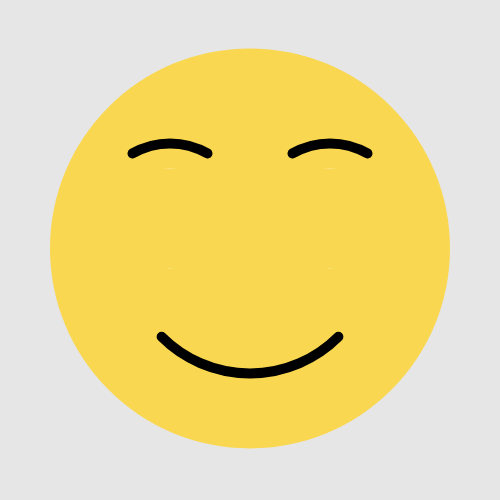
Frame 1 (no input)
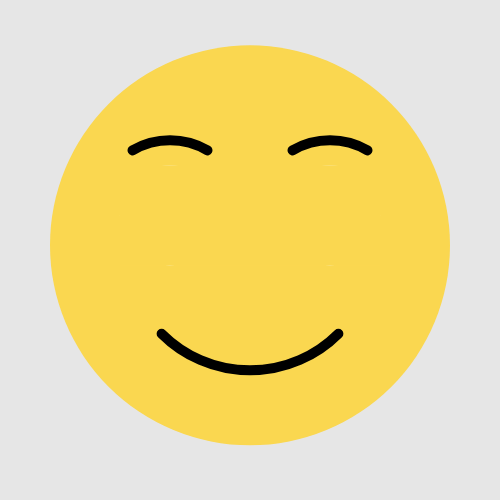
Frame 60 (no input)
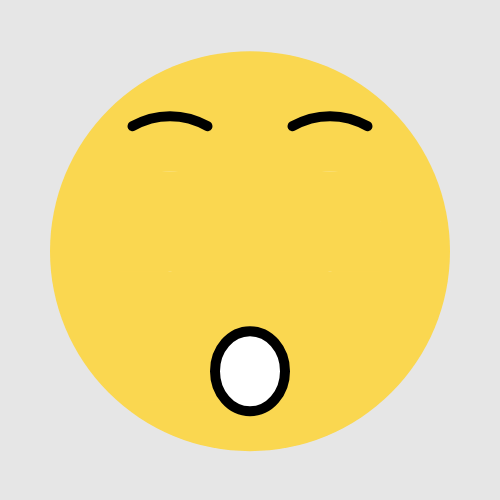
Frame 120 (the mouse pressed at the canvas centre since frame 60)

The p5.js sketch that drew these frames (run headless with seeded random() and noise() and a simulated clock; from frame 60 on, the mouse is pressed at the canvas centre):

// p5.js sketch
// ── sketch.js
//
//Title           : Face Animation
//Name            : 김상범(Sangbeom Kim)
//Assignment Name : cs099 Animate A Face Assignment
//Course Number   : cs099s20
//Term & Year     : Spring 2020
//

var X = 250
var Y = 250
var eyex1 = -80
var eyex2 = 80
var eyes1 = 100
var eyes2 = 100
var eyey = -30
var pupilx1 = 0
var pupilx2 = 0
var pupily = 0
var pupils1 = 50
var pupils2 = 50
var browy = 0
var blink = 100
var mouthX = 0
var mouthY = 0
var b = false
var c = false
var m = false
var n = false
var o = false
var p = false
var q = false
var r = false
var pm1 = false
var pm2 = false
var pm3 = false
var pm4 = false
var pm5 = false
var pm6 = false
var pm7 = false
var pm8 = false
var pm9 = false
var pm10 = false
var pm11 = false
var pm12 = false
var t = 0
var s = 0
var R = 250

function setup() {
  createCanvas(500, 500);
  Text1 = createP()
  Text2 = createP()
}

function draw() {
  background(230);
  noStroke()
  if (mouseIsPressed) {
    eyex1 = -80
    eyex2 = 80
    eyes1 = 100
    eyes2 = 100
    eyey = -30
    pupilx1 = 0
    pupilx2 = 0
    pupily = 0
    pupils1 = 50
    pupils2 = 50
    mouthX = 0
    mouthY = 0
    t = t + 1 * deltaTime
    if (t >= 1000 * PI) {
      t = 0
    }
    if (t == 0) {
      b = true
      c = true
    }
    if (b == true) {
      if (c == true && blink < 150) {
        blink = blink + 10
        if (blink >= 150) {
          c = false
        }
      } else {
        blink = blink - 10
        if (blink <= 0) {
          b = false
        }
      }
    }
    s = s + 1
    if (s > 900) {
      s = 0
    }
    if (browy > -30){
      browy = browy - 10
    }
    else {
      browy = browy
    }
    Y = map(sin(t / 500), 1, -1, 245, 252)
    push()
    fill(R, 215, 80)
    circle(X, Y, 400)
    pop()
    push()
    translate(X, Y)
    fill(255)
    ellipse(eyex1, eyey, eyes1, 100)
    ellipse(eyex2, eyey, eyes2, 100)
    pop()
    push()
    fill(0)
    translate(X, Y)
    translate(eyex1, eyey)
    ellipse(pupilx1, pupily, pupils1, 50)
    noFill()
    stroke(0)
    strokeWeight(10)
    arc(0, browy, 150, 150, PI + PI * 1 / 3, PI + PI * 2 / 3)
    pop()
    push()
    fill(0)
    translate(X, Y)
    translate(eyex2, eyey)
    ellipse(pupilx2, pupily, pupils2, 50)
    noFill()
    stroke(0)
    strokeWeight(10)
    arc(0, browy, 150, 150, PI + PI * 1 / 3, PI + PI * 2 / 3)
    pop()
    push()
    fill(R, 215, 80)
    translate(X, Y)
    rect((eyex1 + eyex2) / 2 - 130, eyey - 50, 260, blink)
    pop()
    push()
    noFill()
    stroke(0)
    strokeWeight(10)
    translate(X, Y)
    arc(mouthX, mouthY, 250, 250, PI * 1 / 4, PI * 3 / 4)
    pop()
    push()
    fill(R, 215, 80)
    rect(X - 100, Y + 50, 200, 100)
    pop()
    push()
    stroke(0)
    strokeWeight(10)
    fill(255)
    ellipse(X, Y + 120, 70, 80)
  } else {
    t = t + 1 * deltaTime
    if (t >= 1000 * PI) {
      t = 0
    }
    if (t == 0) {
      b = true
      c = true
    }
    if (b == true) {
      if (c == true && blink < 150) {
        blink = blink + 10
        if (blink >= 150) {
          c = false
        }
      } else {
        blink = blink - 10
        if (blink <= 0) {
          b = false
        }
      }
    }
    s = s + 1
    if (s > 900) {
      s = 0
    }
    if (s == 200) {
      m = true
      n = true
    }
    if (m == true) {
      if (n == true && eyey > -70) {
        eyey = eyey - 1
        eyex1 = eyex1 - 0.5
        eyex2 = eyex2 - 0.5
        mouthX = mouthX - 0.5
        mouthY = mouthY - 0.5
        eyes1 = eyes1 - 0.1
        pupils1 = pupils1 - 0.1
        browy = browy - 0.5
        if (eyey <= -70) {
          n = false
        }
      }
    }
    if (s == 500) {
      o = true
      p = true
    }
    if (o == true) {
      if (p == true && eyey < -10) {
        eyey = eyey + 1
        eyex1 = eyex1 + 1
        eyex2 = eyex2 + 1
        mouthX = mouthX + 0.8
        mouthY = mouthY + 0.8
        eyes1 = eyes1 + 2 / 30
        pupils1 = pupils1 + 2 / 30
        eyes2 = eyes2 - 2 / 30
        pupils2 = pupils2 - 2 / 30
        browy = browy + 0.45
        if (eyey >= -10) {
          p = false
        }
      }
    }
    if (s == 800) {
      q = true
      r = true
    }
    if (q == true) {
      if (r == true && eyey > -30) {
        eyey = eyey - 1
        eyex1 = eyex1 - 2
        eyex2 = eyex2 - 2
        mouthX = mouthX - 1.41
        mouthY = mouthY - 1.41
        eyes2 = eyes2 + 0.2
        pupils2 = pupils2 + 0.2
        browy = browy - 0.32
        if (eyey <= -30) {
          eyes2 = 100
          pupils2 = 50
          mouthX = 0
          mouthY = 0
          browy = 0
          r = false
        }
      }
    }
    if (s == 190) {
      pm1 = true
      pm2 = true
    }
    if (pm1 == true) {
      if (pm2 == true && pupily > -20) {
        pupily = pupily - 1
        pupilx1 = pupilx1 - 0.2
        pupilx2 = pupilx2 - 0.2
      }
      if (pupily <= -20) {
        pm2 = false
      }
    }
    if (s == 350) {
      pm3 = true
      pm4 = true
    }
    if (pm3 == true) {
      if (pm4 == true && pupily < -5) {
        pupily = pupily + 1
        pupilx1 = pupilx1 - 1.2
        pupilx2 = pupilx2 - 1.2
      }
      if (pupily >= -5) {
        pm4 = false
      }
    }
    if (s == 510) {
      pm5 = true
      pm6 = true
    }
    if (pm5 == true) {
      if (pm6 == true && pupily < 20) {
        pupily = pupily + 1
        pupilx1 = pupilx1 + 1.2
        pupilx2 = pupilx2 + 1.2
      }
      if (pupily >= 20) {
        pm6 = false
      }
    }
    if (s == 650) {
      pm7 = true
      pm8 = true
    }
    if (pm7 == true) {
      if (pm8 == true && pupily > 5) {
        pupily = pupily - 1
        pupilx1 = pupilx1 + 0.8
        pupilx2 = pupilx2 + 0.8
      }
      if (pupily <= 5) {
        pm8 = false
      }
    }
    if (s == 720) {
      pm9 = true
      pm10 = true
    }
    if (pm9 == true) {
      if (pm10 == true && pupily < 15) {
        pupily = pupily + 1
        pupilx1 = pupilx1 - 0.4
        pupilx2 = pupilx2 - 0.4
      }
      if (pupily >= 15) {
        pm10 = false
      }
    }
    if (s == 810) {
      pm11 = true
      pm12 = true
    }
    if (pm11 == true) {
      if (pm12 == true && pupily > 0) {
        pupily = pupily - 1
        pupilx1 = pupilx1 - 1.1
        pupilx2 = pupilx2 - 1.1
      }
      if (pupily <= 0) {
        pupilx1 = 0
        pupilx2 = 0
        pupily = 0
        pm11 = false
        pm12 = false
      }
    }
    Y = map(sin(t / 500), 1, -1, 245, 252)
    C = map(mouseX, 200, 300, 0, 255)
    push()
    fill(R, 215, 80)
    circle(X, Y, 400)
    pop()
    push()
    translate(X, Y)
    fill(255)
    ellipse(eyex1, eyey, eyes1, 100)
    ellipse(eyex2, eyey, eyes2, 100)
    pop()
    push()
    fill(0)
    translate(X, Y)
    translate(eyex1, eyey)
    ellipse(pupilx1, pupily, pupils1, 50)
    noFill()
    stroke(0)
    strokeWeight(10)
    arc(0, browy, 150, 150, PI + PI * 1 / 3, PI + PI * 2 / 3)
    pop()
    push()
    fill(0)
    translate(X, Y)
    translate(eyex2, eyey)
    ellipse(pupilx2, pupily, pupils2, 50)
    noFill()
    stroke(0)
    strokeWeight(10)
    arc(0, browy, 150, 150, PI + PI * 1 / 3, PI + PI * 2 / 3)
    pop()
    push()
    fill(R, 215, 80)
    translate(X, Y)
    rect((eyex1 + eyex2) / 2 - 130, eyey - 50, 260, blink)
    pop()
    push()
    noFill()
    stroke(0)
    strokeWeight(10)
    translate(X, Y)
    arc(mouthX, mouthY, 250, 250, PI * 1 / 4, PI * 3 / 4)
    pop()
  }
}

function mouseReleased() {
  s = 0
  t = 0
  eyex1 = -80
  eyex2 = 80
  eyes1 = 100
  eyes2 = 100
  eyey = -30
  pupilx1 = 0
  pupilx2 = 0
  pupily = 0
  pupils1 = 50
  pupils2 = 50
  browy = 0
  blink = 0
  mouthX = 0
  mouthY = 0
}

function mouseWheel(event) {
  R = R - event.delta / 10
  if (R < 0) {
    R = 0
  }
  if (R > 250) {
    R = 250
  }
}
